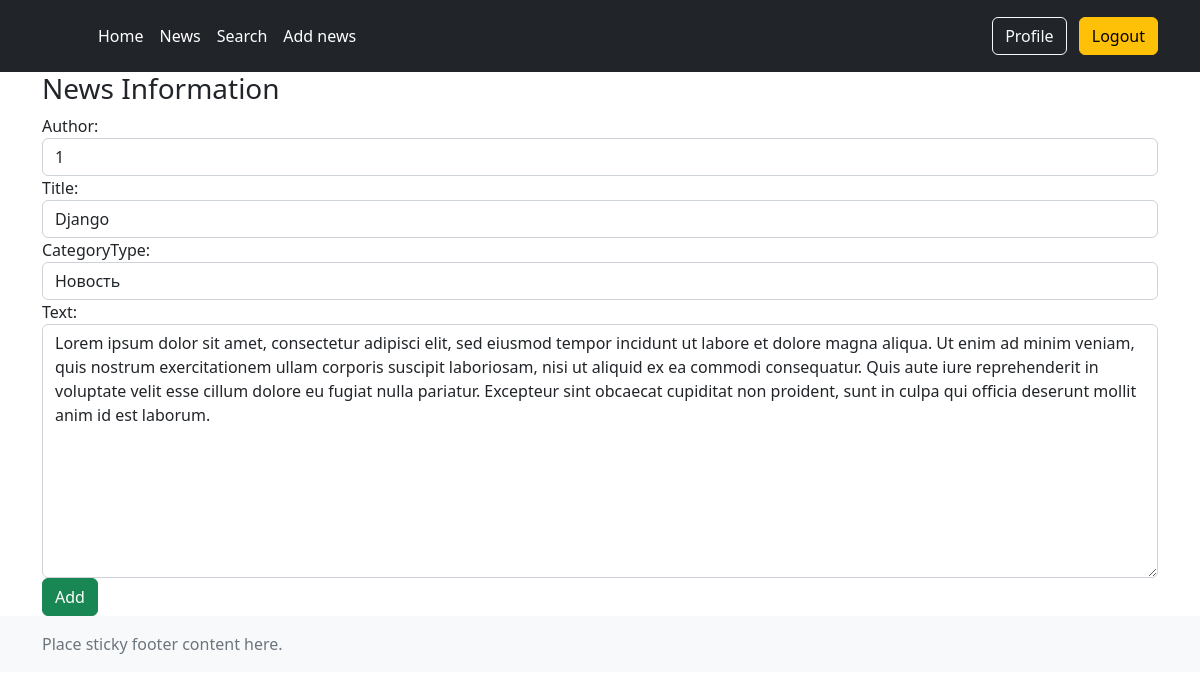
/news/2/edit (signed in), run on the app's committed database.
### news/models.py (models this page shows, shortened)
class Post(models.Model):
    author = models.ForeignKey(Author, on_delete=models.CASCADE)
    NEWS = 'NW'
    ARTICLE = 'AR'
    category_choises = (
        (NEWS, 'Новость'),
        (ARTICLE, 'Статья'),
    )
    categoryType = models.CharField(max_length=2, choices=category_choises, default= ARTICLE)
    creationData = models.DateTimeField(auto_now_add=True)
    postCategory = models.ManyToManyField(Category, through='PostCategory')
    title = models.CharField(max_length=255)
    text = models.TextField()
    rating = models.SmallIntegerField(default=0)

### news/views.py (the view)
# urls.py: path('news/<int:pk>/edit', PostUpdateView.as_view(), name='post_update'),
class PostUpdateView(LoginRequiredMixin, PermissionRequiredMixin, UpdateView):
    template_name = 'post/post_create.html'
    permission_required = ('news.add_post',
                            'news.change_post')
    permission_denied_message = 'Чтобы редактировать новости, необходимо стать автором'
    form_class = PostForm
    def get_object(self, **kwargs):
       id = self.kwargs.get('pk')
       return Post.objects.get(pk=id)

### news/forms.py
class PostForm(ModelForm):
    class Meta:
        model = Post
        fields = ("author", "title", "categoryType", 'text')
        widgets = {
            'author': forms.TextInput(attrs={
            'class': 'form-control',
            'placeholder': 'Enter your name'
            }),
            'title': forms.TextInput(attrs={
            'class': 'form-control',
            'placeholder': 'Enter title'
            }),
            'categoryType': forms.Select(attrs={
            'class': 'form-control',
            }),
            'text': forms.Textarea(attrs={
            'class': 'form-control',
            }),
        }

### news/templates/post/post_create.html (shortened to what this page needs)
{% extends 'layout/base.html' %}
{% block content %}
<h3>News Information</h3>
<form method="POST">
 {{ form }}
   <input class="btn btn-success" type="submit" value="Add">
</form>
{% endblock content %}

### data on the page
Post: author "1", title "Django", categoryType "Новость", text "Lorem ipsum dolor sit amet, consectetur adipisci elit, sed eiusmod tempor incidunt ut labore et dolore magna aliqua. Ut enim ad minim veniam, quis nostrum exercitationem ullam corporis suscipit laboriosam, nisi ut aliquid ex ea commodi consequatur. Quis aute iure reprehenderit in voluptate velit esse cillum dolore eu fugiat nulla pariatur. Excepteur sint obcaecat cupiditat non proident, sunt in culpa qui officia deserunt mollit anim id est laborum."
